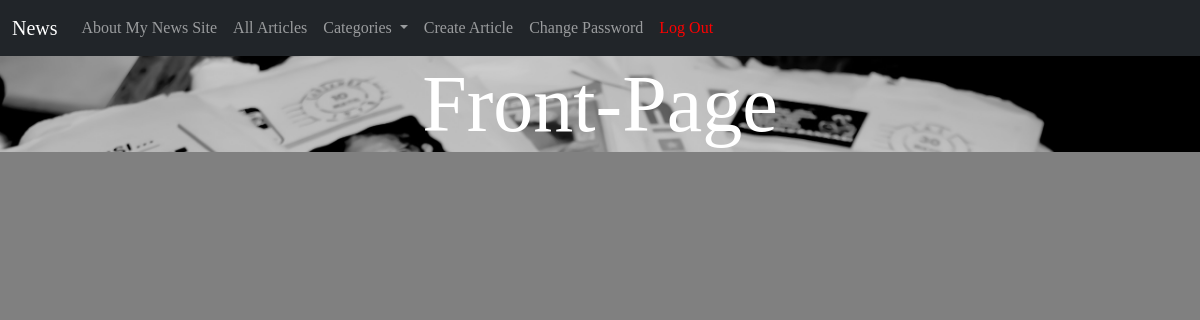
Page /articles/frontpage/ (signed in) on the earlier database version.
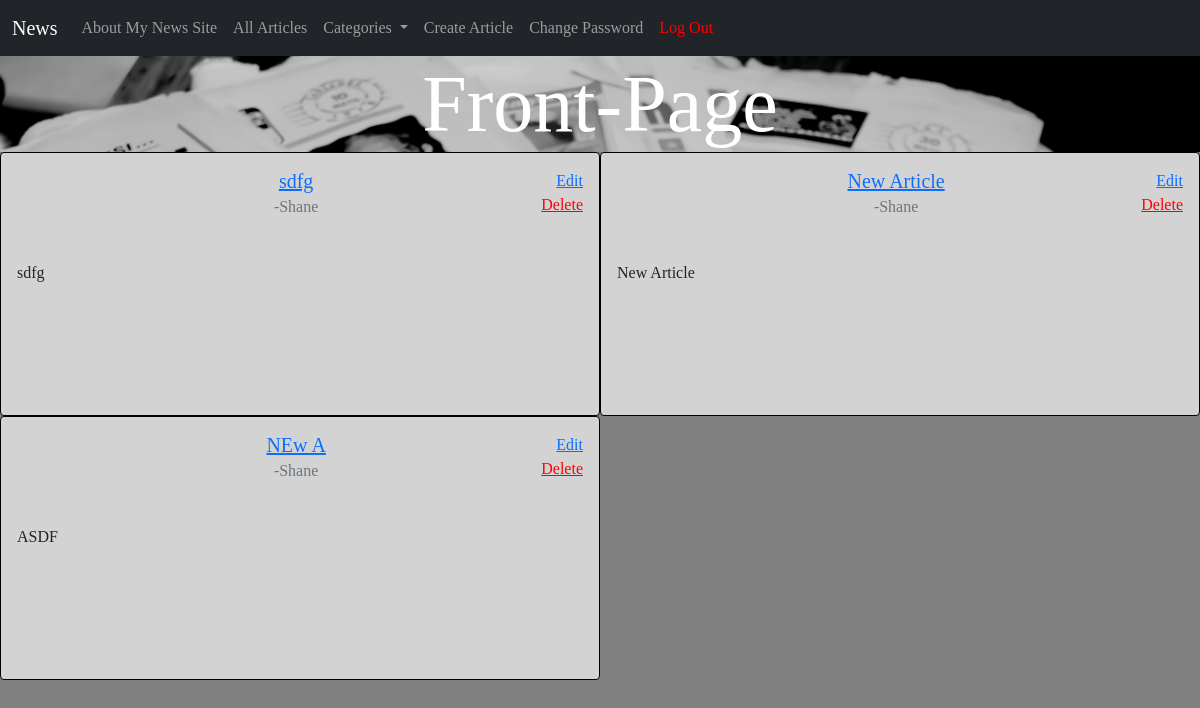
Same page on the later database version.
### articles/models.py (models this page shows, shortened)
class Article(models.Model):
    title=models.CharField(max_length=200)
    body=models.TextField()
    author=models.ForeignKey(
        get_user_model(),
        on_delete=models.CASCADE
    )
    created_on=models.DateTimeField(auto_now_add=True)
    category = models.CharField(max_length=200, default="None")

### accounts/models.py (models this page shows)
class CustomUser(AbstractUser):
    role = models.CharField(max_length=255)
    department = models.CharField(max_length=255, default="None")

### articles/views.py (the view)
# urls.py: path('frontpage/', FrontPageListView.as_view(), name='front_page'),
class FrontPageListView(LoginRequiredMixin, ListView):
    model=Article
    template_name="front_page.html"

### templates/front_page.html (shortened to what this page needs)
{% extends 'base.html' %}
{% block content %}
<div class="front-page">
    <div class="page-photo">
        <h1>Front-Page</h1>
    </div>
    <div class="article-list-section">
        {% for article in article_list %}
            {% if article.category == 'Front-Page' %}
                <div class="card">
                    <div class="card-body">
                        <div class="top-of-card">
                            <div class="title-author">
                                <h5 class="card-title"><a href="{% url 'article_detail' article.id %}">{{article.title|truncatechars:50}}</a></h5>
                                <h6 class="card-subtitle mb-2 text-muted author">-{{article.author}}</h6>
                            </div>
                            <div class="article-list-buttons">
                                {% if article.author == user %}
                                <a href="{% url 'article_edit' article.id %}" class="card-link">Edit</a>
                                <a href="{% url 'article_delete' article.id %}" class="card-link" style="color: red;">Delete</a>
                                {% endif %}
                            </div>
                        </div>
                        <div class="article-info">
                            <p class="card-text">{{article.body|truncatechars:100}}</p>
                        </div>
                    </div>
                </div>
            {% endif %}
        {% endfor %}
    </div>
</div>
{% endblock content %}

### templates/base.html (shortened to what this page needs)
{% load static %}
<!DOCTYPE html>
<html lang="en">
	<head>
		<link
			href="https://cdn.jsdelivr.net/npm/bootstrap@5.1.3/dist/css/bootstrap.min.css"
			rel="stylesheet"
		/>
		<link rel="stylesheet" href="{% static 'css/base.css' %}">
	</head>
	<body>
		<nav class="navbar navbar-expand-lg navbar-dark bg-dark">
			<div class="container-fluid">
				<a
					class="navbar-brand"
					href="{% url 'index' %}"
					>News</a
				>
				<div
					class="collapse navbar-collapse"
					id="navbarSupportedContent"
				>
				<ul class="navbar-nav me-auto mb-2 mb-lg-0">
								<li class="nav-item">
									<a class="nav-link" href="#"
										>About My News Site</a
									>
								</li>
								<li class="nav-item">
									<a class="nav-link" href="{% url 'article_list' %}"
										>All Articles</a
									>
								</li>
								<li class="nav-item dropdown">
									<a class="nav-link dropdown-toggle" id="navbarDropdown" role="button" data-bs-toggle="dropdown" aria-haspopup="true" aria-expanded="false">
									Categories
									</a>
								</li>
								{% if not user.department == "None" %}
								<li class="nav-item">
									<a class="nav-link" href="{% url 'article_new' %}"
										>Create Article</a
										>
								</li>
								{% endif %}
								{% if user.is_authenticated %}
									<li class="nav-item">
										<a class="nav-link" href="{% url 'password_change' %}"
											>Change Password</a
										>
									</li>
									<li class="nav-item">
										<a class="nav-link" style="color: red;" href="{% url 'logout' %}"
											>Log Out</a
										>
									</li>
								{% endif %}
					</ul>
				</div>
			</div>
		</nav>
		<div class="page-content">
			{% block content %} {% endblock content %}
		</div>
	</body>
</html>

### static/css/base.css (style rules this page uses)
body { font-family: 'EB Garamond', serif; background-color: grey; width: 100%; }
.front-page { display: flex; flex-direction: column; text-align: center; }
.front-page .page-photo { display: flex; width: 100%; height: 33%; background-image: url('/static/images/frontpage.jpg'); background-size: cover; margin-bottom: 0; }
.front-page h1 { font-size: 5rem; margin: auto; color: white; }
.front-page .article-list-section { display: flex; flex-direction: row; flex-wrap: wrap; margin-bottom: 1rem; }
.front-page .card { display: flex; width: 50%; height: 33vh; background-color: lightgrey; border: .5px solid black; }
.front-page .card-body { display: flex; flex-direction: column; width: 100%; height: 25vh; justify-content: space-between; }
.front-page .top-of-card { display: flex; flex-direction: row; }
.front-page .title-author { width: 100%; height: 25%; margin-left: 6%; }
.front-page .article-list-buttons { display: flex; flex-direction: column; text-align: right; }
.front-page .article-info { display: flex; flex-direction: row; text-align: center; width: 100%; height: 60%; justify-content: space-between; }
.front-page .card-text { height: 100%; width: 100%; text-align: left; }
.front-page .article-list-buttons .card-link { display: flex; flex-direction: column; margin: 0; }

Differences in the rows shown:
added Article: title "sdfg", author "Shane", shows "Edit", body "sdfg"
added Article: title "New Article", author "Shane", shows "Edit", body "New Article"
added Article: title "NEw A", author "Shane", shows "Edit", body "ASDF"
